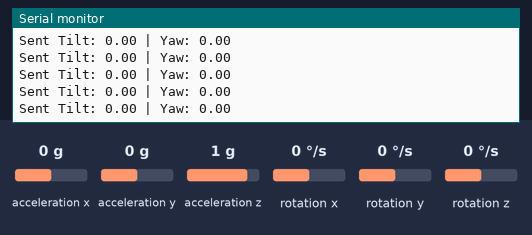
This sketch was run on a simulated Arduino Uno, built with avr-gcc and run on an emulated ATmega328P. On the bench: the last lines printed to the serial monitor. The test bench sets the inputs (shaded band); at power-on: acceleration y 0 g, rotation z 0 °/s, acceleration z 1 g, acceleration x 0 g, rotation x 0 °/s, rotation y 0 °/s. No radio packets arrive unless stated.

Above: at 1.2 s.
1.3 s: acceleration y set to -1.4 g
At 1.44 s:
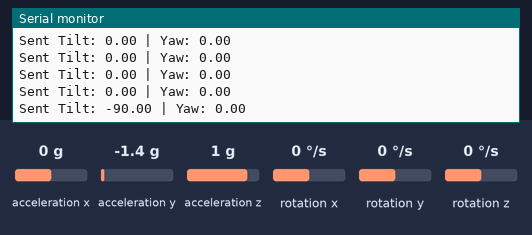
2.8 s: rotation z set to -192 °/s
At 2.81 s:
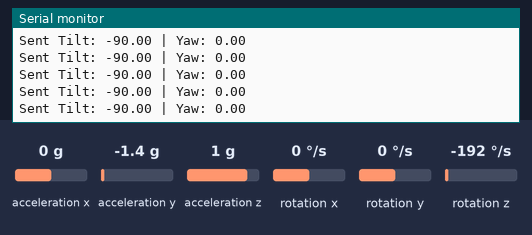
4.3 s: acceleration y set to 0 g
At 4.36 s:
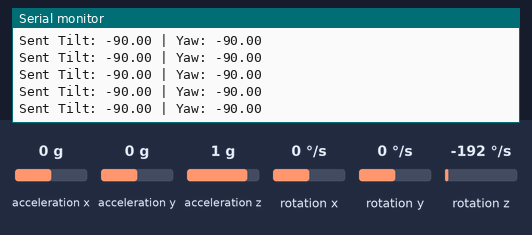
5.8 s: acceleration z set to -1.4 g
At 5.83 s:
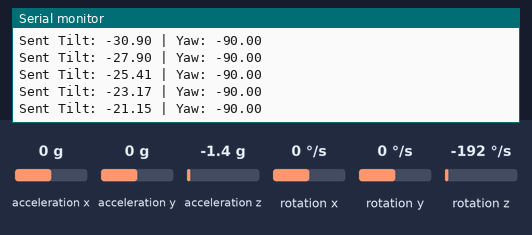
Timing chart, 0 to 8.3 s (numbered marks = the images above; inputs shaded):
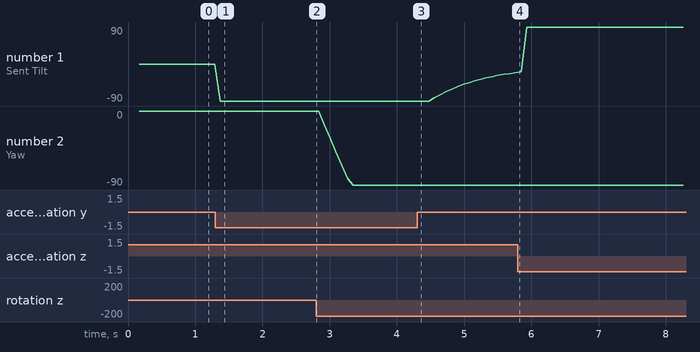

Measured:
- after the input at 1.3 s, the serial monitor: prints a new line after 0.07 s (image 1)
- plotted number 1: 0 → -90 after the input at 1.3 s, -90 → -21.15 after the input at 4.3 s, -21.15 → 90 after the input at 5.8 s

The sketch:

codeTx.ino
```cpp
#include <Wire.h>
#include <MPU6050.h>
#include <SPI.h>
#include <LoRa.h>

// MPU + PID variables
MPU6050 mpu;

int16_t rawAx, rawAy, rawAz;
int16_t gyroX, gyroY, gyroZ;

float ax, ay, az;
float pitch;
float filteredPitch = 0;
float yawAngle = 0;

float Kp = 1.2, Ki = 0.03, Kd = 0.4;
float errorTilt = 0, previousErrorTilt = 0, integralTilt = 0, outputTilt = 0;

const float smoothingFactor = 0.1;
const float sensitivityFactor = 3.0;
const int center = 90;

unsigned long lastTime = 0;

void setup() {
  Serial.begin(115200);
  Wire.begin();
  mpu.initialize();

  if (!mpu.testConnection()) {
    Serial.println("MPU6050 not connected!");
    while (1);
  }

  mpu.CalibrateAccel();
  mpu.CalibrateGyro();

  LoRa.setPins(10, 9, 2); // NSS, RESET, DIO0
  if (!LoRa.begin(433E6)) {
    Serial.println("LoRa init failed!");
    while (1);
  }

  Serial.println("LoRa TX Ready");
  lastTime = millis();
}

void loop() {
  unsigned long now = millis();
  float dt = (now - lastTime) / 1000.0;
  lastTime = now;

  mpu.getAcceleration(&rawAx, &rawAy, &rawAz);
  mpu.getRotation(&gyroX, &gyroY, &gyroZ);

  ax = (float)rawAx;
  ay = (float)rawAy;
  az = (float)rawAz;

  // Calculate pitch
  pitch = atan2(ay, az) * 180.0 / PI;
  filteredPitch = filteredPitch * (1.0 - smoothingFactor) + pitch * smoothingFactor;
  float adjustedPitch = filteredPitch * sensitivityFactor;

  // PID for Tilt
  errorTilt = adjustedPitch;
  integralTilt += errorTilt * dt;
  integralTilt = constrain(integralTilt, -100, 100);
  float derivativeTilt = (errorTilt - previousErrorTilt) / dt;
  outputTilt = Kp * errorTilt + Ki * integralTilt + Kd * derivativeTilt;
  outputTilt = constrain(outputTilt, -90, 90);
  previousErrorTilt = errorTilt;

  // Yaw from gyro Z
  float gyroZ_deg = (float)gyroZ / 131.0;
  yawAngle += gyroZ_deg * dt;
  yawAngle = constrain(yawAngle, -90, 90);

  // Send outputTilt and yawAngle via LoRa
  LoRa.beginPacket();
  LoRa.print(outputTilt);
  LoRa.print(",");
  LoRa.print(yawAngle);
  LoRa.endPacket();

  // Debug
  Serial.print("Sent Tilt: "); Serial.print(outputTilt);
  Serial.print(" | Yaw: "); Serial.println(yawAngle);

  delay(20);  // 50Hz
}
```
